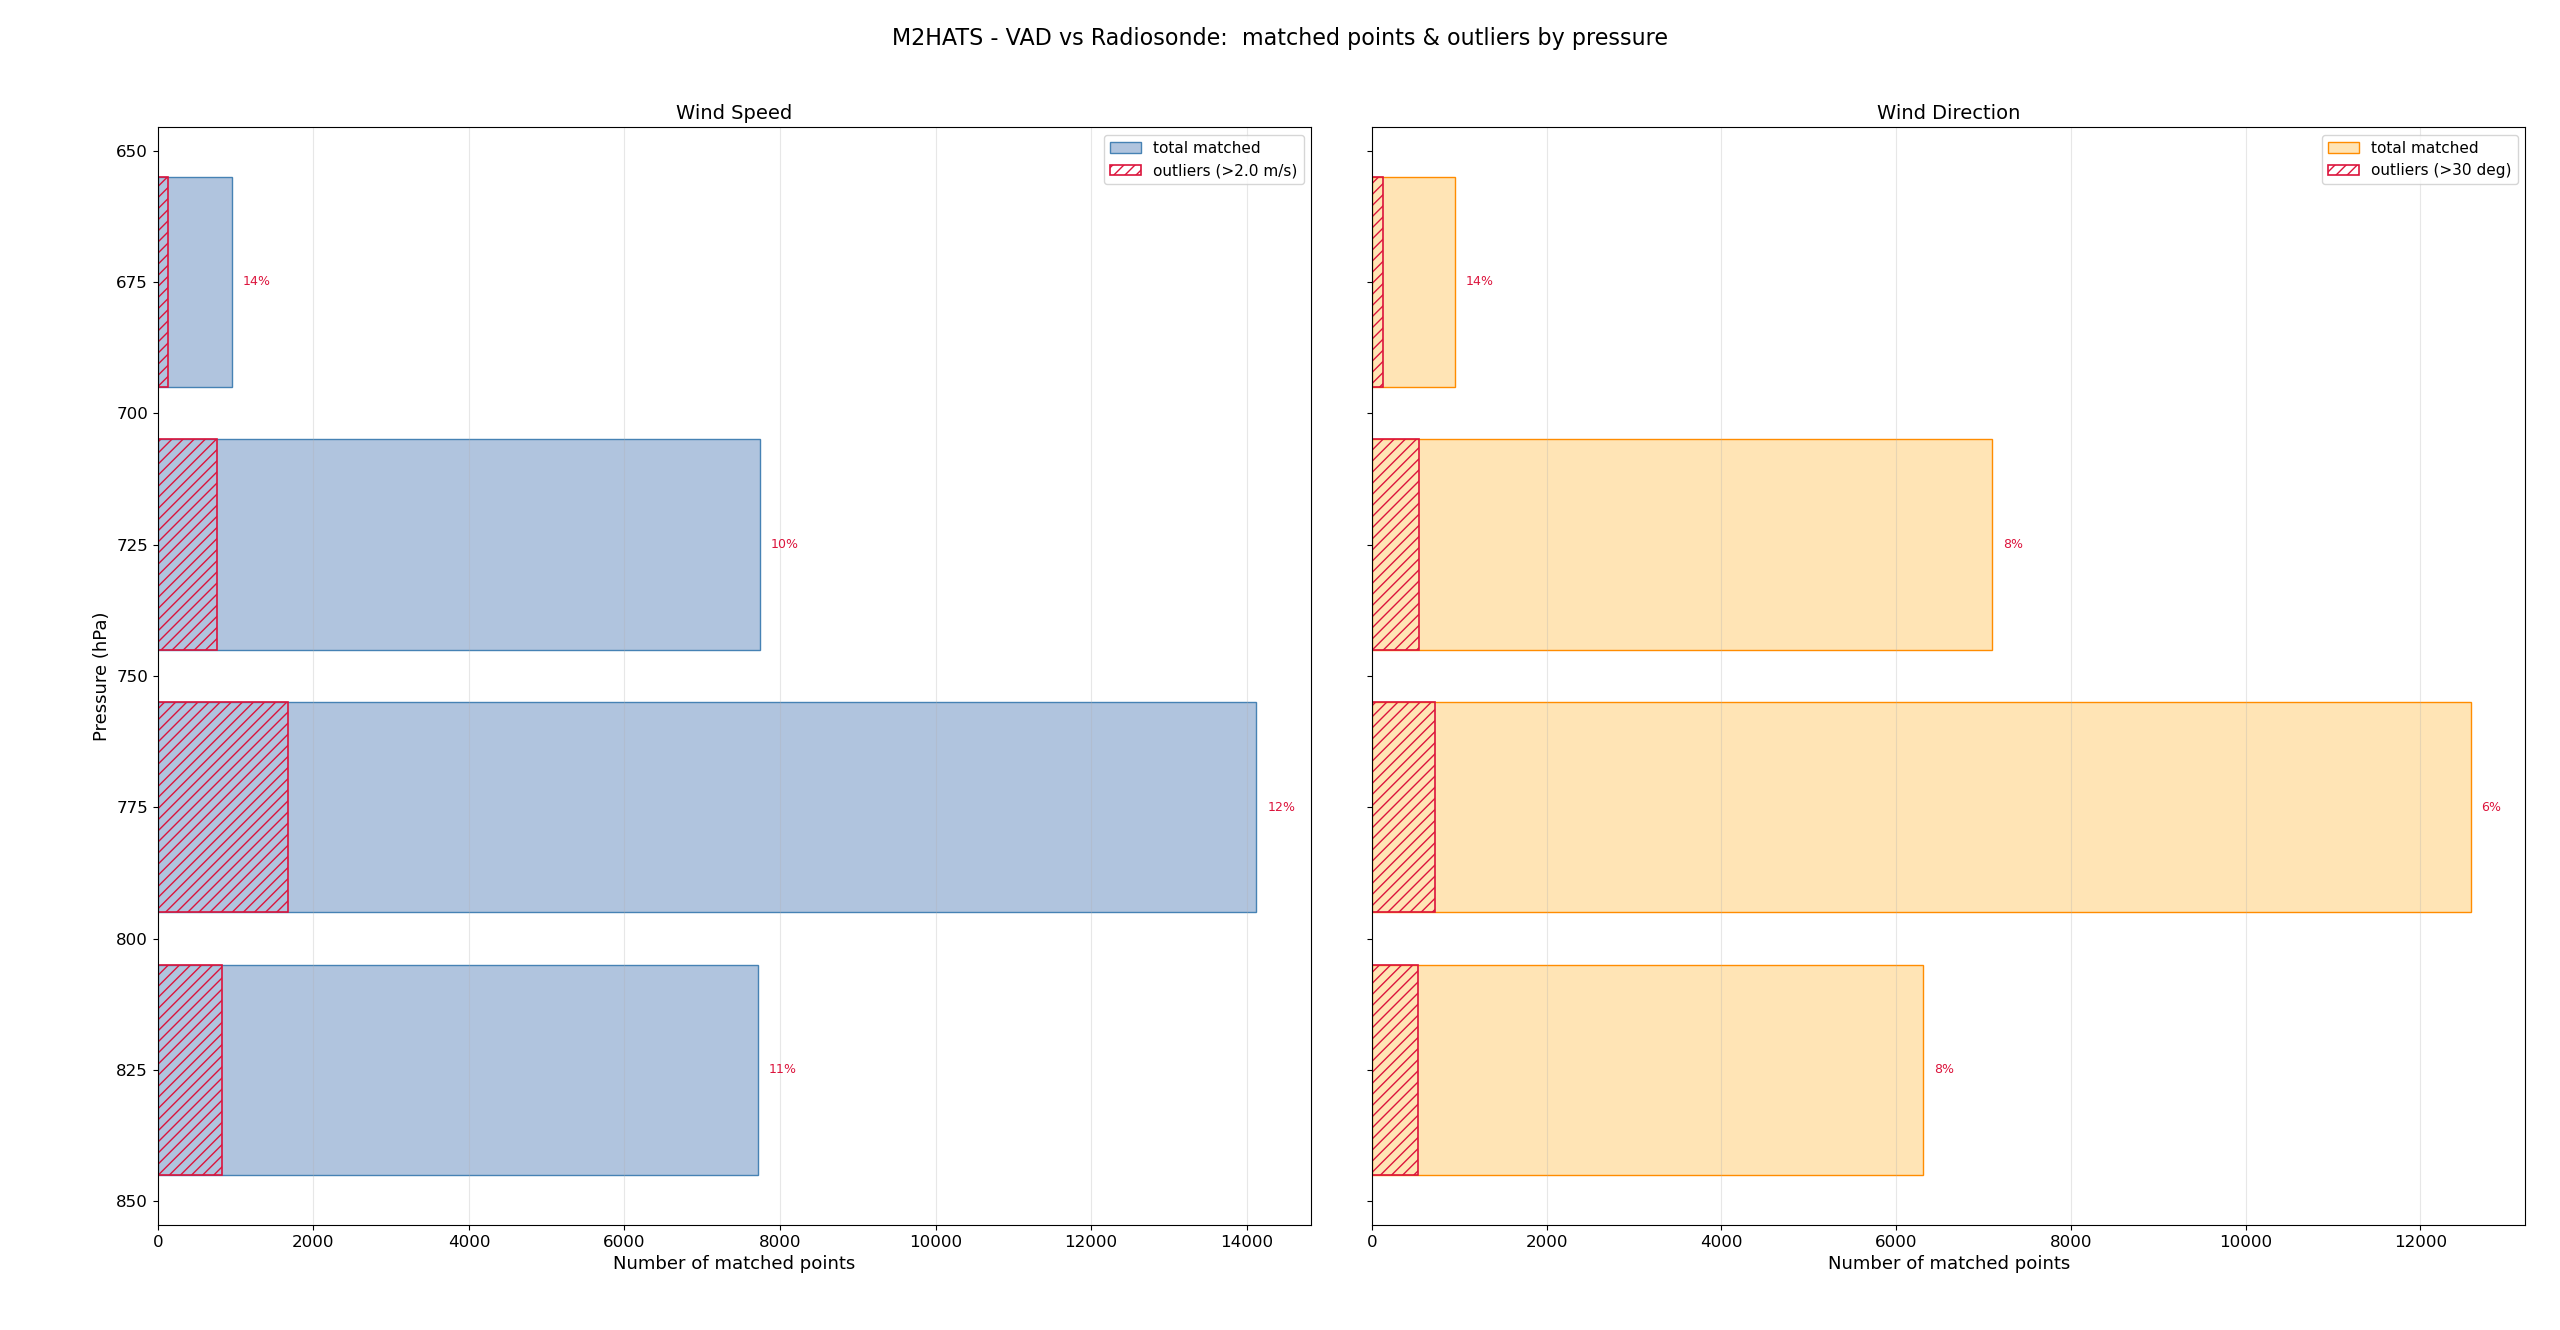

The Python source for this figure:
# -*- coding: utf-8 -*-
"""
histogram_outliers_by_pressure.py
---------------------------------
Histograms of total matched points and outliers, binned by pressure
(fixed 50 hPa bands), for VAD-vs-radiosonde wind speed and direction.

Outlier definitions:
  * wind speed     : |VAD - sonde| > 2.0 m/s
  * wind direction : circular |VAD - sonde| > 30 deg
"""

import netCDF4 as nc
import numpy as np
import matplotlib.pyplot as plt
import glob, os, warnings
from datetime import datetime, timezone
warnings.filterwarnings('ignore')

# -- paths --------------------------------------------------------------------
vad_base   = '/scr/isf_apg/projects/m2hats/iss1/reprocessed/windcube/vad_consensus/'
sonde_base = '/net/isf/radiosonde_archive/2023_m2hats/qc/ncdf_v1/'

# -- match parameters ---------------------------------------------------------
H_MIN, H_MAX = 100, 2000      # height range to compare (m AGL)
H_TOL        = 25             # max gate-to-level height difference (m)
T_TOL        = 30 * 60        # max time difference for a match (s) - 30 minutes
WS_MIN       = 2.0            # minimum wind speed for direction comparison (avoids noisy low-speed directions)

# -- outlier thresholds -------------------------------------------------------
WS_OUTLIER  = 2.0             # m/s
DIR_OUTLIER = 30.0            # deg

# -- pressure binning ---------------------------------------------------------
P_BIN       = 50.0            # hPa band width

# -- accumulators (now carry pressure with each matched pair) -----------------
# ws_diff_list / ws_pres_list: |VAD - sonde| wind speed difference and matching pressure (hPa),
#                              one entry per matched point
# dir_diff_list / dir_pres_list: circular |VAD - sonde| direction difference and matching pressure,
#                                 one entry per matched point (only kept when both speeds are above WS_MIN)
ws_diff_list, ws_pres_list   = [], []   # |speed diff| and pressure for all speed matches
dir_diff_list, dir_pres_list = [], []   # circular dir diff and pressure for dir matches

def units_to_epoch(units_str):
    # Parse a netCDF "seconds since YYYY-MM-DD HH:MM:SS UTC" units string into a Unix epoch,
    # so it can be added to the variable's offset value to get an absolute timestamp
    parts = units_str.strip().split('since')
    dt_str = parts[1].strip().replace(' UTC', '').replace(' Z', '')
    dt = datetime.strptime(dt_str, '%Y-%m-%d %H:%M:%S').replace(tzinfo=timezone.utc)
    return int(dt.timestamp())

# -----------------------------------------------------------------------------
# Main matching loop
# -----------------------------------------------------------------------------
for vad_file in sorted(glob.glob(vad_base + '30min_winds_*.nc')):
    # Extract the date string from the filename so we can find matching radiosonde launch files
    date = os.path.basename(vad_file).replace('30min_winds_', '').replace('.nc', '')

    # sondes are flat in sonde_base, filename contains the date; there can be multiple
    # launches per day, hence the wildcard for launch time in the glob pattern
    s_files = sorted(glob.glob(os.path.join(sonde_base, 'NCAR_M2HATS_ISS1_RS41_v1_' + date + '_*_asc.nc')))
    if not s_files:
        # No radiosonde launches found for this day - skip to the next VAD file
        continue

    # --- Load VAD (lidar) data for this day ---
    vad      = nc.Dataset(vad_file)
    ws_vad   = vad.variables['wind_speed'][:]      # wind speed profile, dims: (time, height)
    wd_vad   = vad.variables['wind_direction'][:]  # wind direction profile, dims: (time, height)
    height   = vad.variables['height'][:]          # height levels for the VAD profile, AGL metres
    base_t   = int(vad.variables['base_time'][:])  # reference epoch time for this file
    time_vad = vad.variables['time'][:]            # offsets (seconds) from base_time for each time step
    vad.close()

    # Mask fill values (-9999.0) so they don't get treated as real data
    ws_vad    = np.ma.masked_where(ws_vad == -9999.0, ws_vad)
    wd_vad    = np.ma.masked_where(wd_vad == -9999.0, wd_vad)
    vad_epoch = base_t + time_vad  # Unix epoch per VAD sample

    # Loop over each radiosonde launch file for this day
    for sf in s_files:
        ds = nc.Dataset(sf)
        sonde_wspd = ds.variables['wspd'][:]  # radiosonde wind speed profile (ascending leg)
        sonde_wdir = ds.variables['wdir'][:]  # radiosonde wind direction profile
        sonde_alt  = ds.variables['alt'][:]            # MSL metres
        sonde_pres = ds.variables['pres'][:]           # hPa, used for pressure binning below
        # Parse the launch epoch from the launch_time units string plus its offset value
        lt_units   = ds.variables['launch_time'].units
        lt_offset  = float(ds.variables['launch_time'][:])
        sonde_time = units_to_epoch(lt_units) + lt_offset
        ds.close()

        # Mask any NaN/invalid values in the sonde speed, direction, and pressure arrays
        sonde_wspd = np.ma.masked_invalid(sonde_wspd)
        sonde_wdir = np.ma.masked_invalid(sonde_wdir)
        sonde_pres = np.ma.masked_invalid(sonde_pres)

        # convert sonde alt MSL -> AGL using first valid alt as surface elev
        # (the first valid altitude reading is taken as the launch/surface elevation)
        valid_alt = sonde_alt[~np.ma.getmaskarray(np.ma.masked_invalid(sonde_alt))]
        if len(valid_alt) == 0:
            # No valid altitude data for this launch - can't convert to AGL, skip it
            continue
        surf_elev = float(valid_alt[0])
        sonde_agl = sonde_alt - surf_elev

        # Find the VAD time step closest to this sonde launch time
        ti = np.argmin(np.abs(vad_epoch - sonde_time))
        if abs(vad_epoch[ti] - sonde_time) > T_TOL:
            # Nearest VAD sample is still too far in time from the sonde launch - skip this launch
            continue

        # Identify which VAD height levels have valid (non-masked) data at this time step
        valid_vad = ~np.ma.getmaskarray(ws_vad[ti])
        if not valid_vad.any():
            # No valid VAD data at this time - nothing to match against
            continue
        h_valid   = height[valid_vad]          # VAD heights that have valid data
        idx_valid = np.where(valid_vad)[0]     # original indices of those valid heights

        # Loop over each sonde level and try to match it to a nearby VAD height gate
        for k in range(len(sonde_agl)):
            # Restrict comparison to the H_MIN-H_MAX AGL layer
            if not (H_MIN <= sonde_agl[k] <= H_MAX):
                continue
            if np.ma.is_masked(sonde_wspd[k]) or np.ma.is_masked(sonde_pres[k]):
                # Skip sonde levels with no valid wind speed or pressure reading
                continue

            # Find the closest valid VAD height to this sonde level's height
            j = np.argmin(np.abs(h_valid - sonde_agl[k]))
            # Require the height match to be within H_TOL, otherwise skip (too far apart to compare)
            if np.abs(h_valid[j] - sonde_agl[k]) > H_TOL:
                continue
            # Map back to the index in the original (unfiltered) VAD height array
            idx = idx_valid[j]

            # --- Wind speed: store the absolute VAD - sonde difference and the pressure at this level ---
            p = float(sonde_pres[k])
            ws_diff_list.append(abs(float(ws_vad[ti, idx]) - float(sonde_wspd[k])))
            ws_pres_list.append(p)

            # --- Wind direction: only store when both speeds exceed WS_MIN and the sonde
            # direction reading is valid, since direction is noisy at low wind speeds ---
            if sonde_wspd[k] > WS_MIN and ws_vad[ti, idx] > WS_MIN:
                if not np.ma.is_masked(sonde_wdir[k]):
                    # Wrap the direction difference into the range [-180, 180) degrees, then take the
                    # absolute value since we only need magnitude for the outlier/histogram logic below
                    cd = ((float(wd_vad[ti, idx]) - float(sonde_wdir[k]) + 180) % 360) - 180
                    dir_diff_list.append(abs(cd))
                    dir_pres_list.append(p)

# -----------------------------------------------------------------------------
# Convert to arrays
# -----------------------------------------------------------------------------
ws_diff  = np.array(ws_diff_list);  ws_pres  = np.array(ws_pres_list)
dir_diff = np.array(dir_diff_list); dir_pres = np.array(dir_pres_list)

# --- Summary counts ---
print("Total speed matches     : %d" % len(ws_diff))
print("Total direction matches : %d" % len(dir_diff))
if len(ws_diff) == 0:
    raise SystemExit("Zero matches - check paths / tolerances.")

# -----------------------------------------------------------------------------
# Build pressure bins (50 hPa bands spanning the matched data)
# -----------------------------------------------------------------------------
# Combine speed and direction pressures (if any direction matches exist) so both histograms
# share the same bin edges, spanning the full observed pressure range
all_pres = np.concatenate([ws_pres, dir_pres]) if len(dir_pres) else ws_pres
p_lo = np.floor(all_pres.min() / P_BIN) * P_BIN  # round down to the nearest P_BIN boundary
p_hi = np.ceil(all_pres.max()  / P_BIN) * P_BIN  # round up to the nearest P_BIN boundary
edges = np.arange(p_lo, p_hi + P_BIN, P_BIN)
centers = (edges[:-1] + edges[1:]) / 2.0  # bin midpoints, used as the y-axis positions in the plot below

# total and outlier counts per bin
# For each pressure bin: how many matched points fall in it, and of those, how many exceed
# the outlier threshold for that variable
ws_total,  _ = np.histogram(ws_pres, bins=edges)
ws_out,    _ = np.histogram(ws_pres[ws_diff > WS_OUTLIER], bins=edges)
dir_total, _ = np.histogram(dir_pres, bins=edges)
dir_out,   _ = np.histogram(dir_pres[dir_diff > DIR_OUTLIER], bins=edges)

# -----------------------------------------------------------------------------
# Plot - horizontal bars (pressure decreasing upward, atmosphere-style)
# -----------------------------------------------------------------------------
fig, (ax1, ax2) = plt.subplots(1, 2, figsize=(13, 8), sharey=True)
fig.suptitle('M2HATS - VAD vs Radiosonde:  matched points & outliers by pressure',
             fontsize=16)

bar_h = P_BIN * 0.8  # slightly narrower than the full bin width, to leave a visible gap between bars

# -- wind speed ----------------------------------------------------------------
# Solid bars: total matched speed points in each pressure bin
ax1.barh(centers, ws_total, height=bar_h, color='lightsteelblue',
         edgecolor='steelblue', label='total matched')
# Hatched outline bars (no fill): the subset of those points that are speed outliers,
# drawn on the same bins so the outlier count can be visually compared to the total
ax1.barh(centers, ws_out, height=bar_h, color='none',
         edgecolor='crimson', hatch='///', linewidth=1.2,
         label='outliers (>%.1f m/s)' % WS_OUTLIER)
ax1.set_xlabel('Number of matched points', fontsize=13)
ax1.set_ylabel('Pressure (hPa)', fontsize=13)
ax1.set_title('Wind Speed', fontsize=14)
ax1.invert_yaxis()                       # high pressure (low alt) at bottom
ax1.tick_params(labelsize=12)
ax1.legend(fontsize=11)
ax1.grid(axis='x', alpha=0.3)

# annotate outlier percentage per bin
# Places a "% outliers" label just past the end of each total bar, for bins that have any matches
for c, t, o in zip(centers, ws_total, ws_out):
    if t > 0:
        ax1.text(t + ws_total.max() * 0.01, c, "%.0f%%" % (100.0 * o / t),
                 va='center', fontsize=9, color='crimson')

# -- wind direction ------------------------------------------------------------
# Solid bars: total matched direction points in each pressure bin
ax2.barh(centers, dir_total, height=bar_h, color='moccasin',
         edgecolor='darkorange', label='total matched')
# Hatched outline bars (no fill): the subset of those points that are direction outliers
ax2.barh(centers, dir_out, height=bar_h, color='none',
         edgecolor='crimson', hatch='///', linewidth=1.2,
         label='outliers (>%.0f deg)' % DIR_OUTLIER)
ax2.set_xlabel('Number of matched points', fontsize=13)
ax2.set_title('Wind Direction', fontsize=14)
ax2.tick_params(labelsize=12)
ax2.legend(fontsize=11)
ax2.grid(axis='x', alpha=0.3)

# annotate outlier percentage per bin, same purpose as the speed panel above
for c, t, o in zip(centers, dir_total, dir_out):
    if t > 0:
        ax2.text(t + dir_total.max() * 0.01, c, "%.0f%%" % (100.0 * o / t),
                 va='center', fontsize=9, color='crimson')

plt.tight_layout()
# Save the figure to disk in addition to showing it interactively
plt.savefig('outliers_by_pressure.png', dpi=150, bbox_inches='tight')
plt.show()
print("Figure saved: outliers_by_pressure.png")

# -----------------------------------------------------------------------------
# Text summary table
# -----------------------------------------------------------------------------
# Print a per-pressure-band table of total/outlier counts and outlier percentage,
# for both wind speed and wind direction
print("\n%-16s %8s %8s %8s   %8s %8s %8s" % (
    "P-band (hPa)", "WS_tot", "WS_out", "WS_%", "DIR_tot", "DIR_out", "DIR_%"))
for i in range(len(centers)):
    lo, hi = edges[i], edges[i + 1]
    wsp = 100.0 * ws_out[i]  / ws_total[i]  if ws_total[i]  else 0.0
    dip = 100.0 * dir_out[i] / dir_total[i] if dir_total[i] else 0.0
    print("%6.0f - %6.0f %8d %8d %7.0f%%   %8d %8d %7.0f%%" % (
        lo, hi, ws_total[i], ws_out[i], wsp, dir_total[i], dir_out[i], dip))
